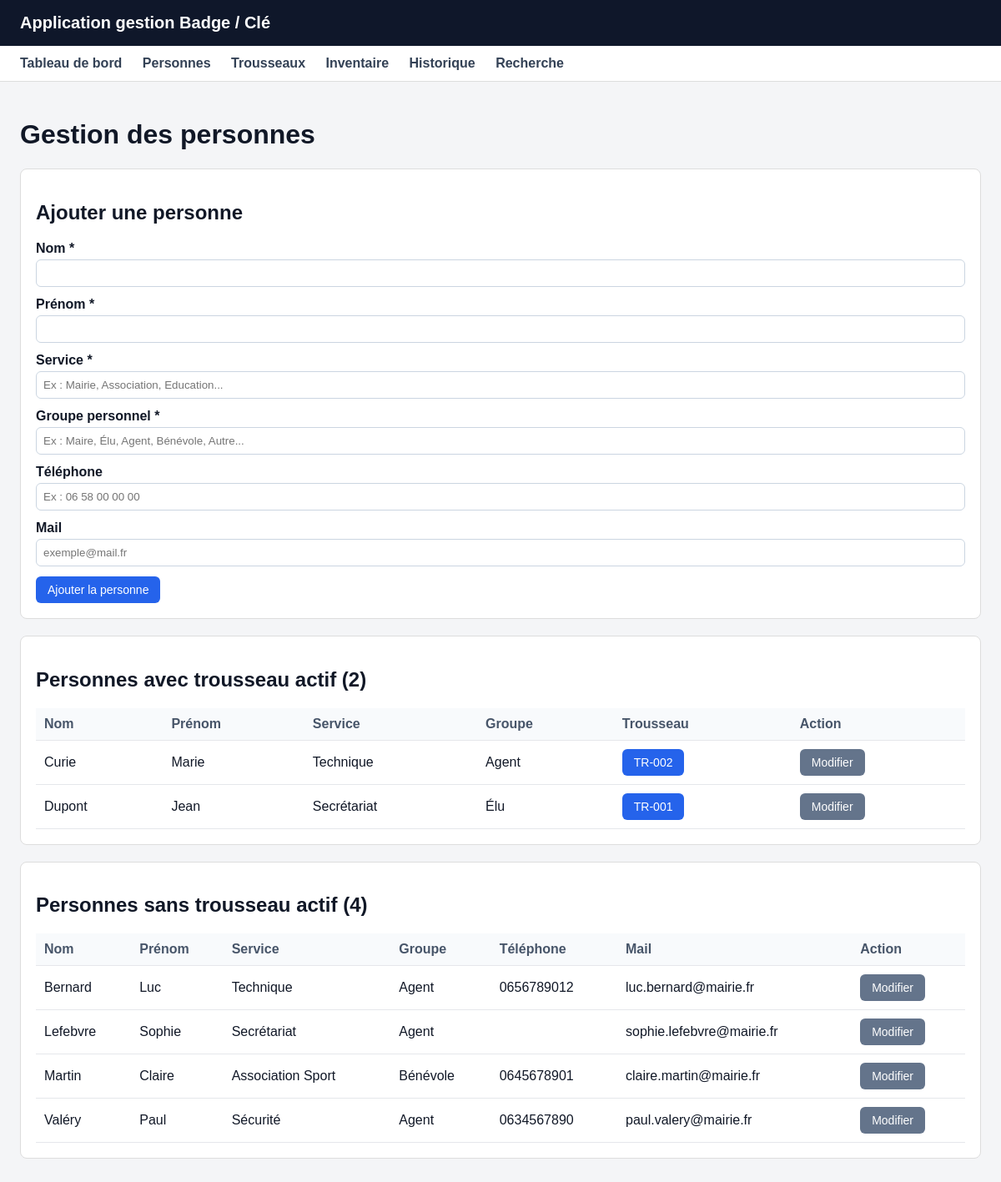
The app's page /personnes.php with its own data.
### tables this page shows
CREATE TABLE IF NOT EXISTS `personnes` (
  `id_personne` int NOT NULL AUTO_INCREMENT COMMENT 'Clé primaire de la table personne',
  `nom` varchar(100) NOT NULL COMMENT 'Nom de la personne ',
  `prenom` varchar(100) NOT NULL COMMENT 'Prénom de la personne',
  `service` varchar(100) NOT NULL COMMENT 'Service de la personne mairie,association ect ',
  `groupe_personnel` varchar(100) NOT NULL COMMENT 'sous catégorie de service (technicien, secrétaire, comptable, professeur )',
  `telephone` varchar(100) DEFAULT NULL COMMENT 'Numéro de téléphone de la personne (NULL possible)',
  `mail` varchar(100) DEFAULT NULL COMMENT 'Mail de la personne (NULL possible)',
  PRIMARY KEY (`id_personne`)
);

CREATE TABLE IF NOT EXISTS `trousseaux` (
  `id_trousseau` int NOT NULL AUTO_INCREMENT COMMENT 'Clé primaire du trousseau',
  `numero_trousseau` varchar(50) NOT NULL COMMENT 'Numéro unique du trousseau, exemple : TR-001',
  `statut` varchar(50) NOT NULL DEFAULT 'Disponible' COMMENT 'Statut du trousseau : Disponible, Attribué, Perdu',
  `commentaire` text COMMENT 'Commentaire éventuel sur le trousseau',
  PRIMARY KEY (`id_trousseau`),
  UNIQUE KEY `numero_trousseau` (`numero_trousseau`)
);

### personnes.php (the view, shortened to what this page needs)
<?php
require_once 'config/database.php';
include 'includes/header.php';
try {
    $requeteListePersonnes = $pdo->query("
        SELECT
            p.*,
            t.id_trousseau,
            t.numero_trousseau,
            t.statut AS statut_trousseau
        FROM personnes p
        LEFT JOIN historique_trousseaux h
            ON p.id_personne = h.id_personne
            AND h.date_restitution IS NULL
        LEFT JOIN trousseaux t
            ON h.id_trousseau = t.id_trousseau
            AND t.statut = 'Attribué'
        ORDER BY p.nom, p.prenom
    ");
    $personnes = $requeteListePersonnes->fetchAll(PDO::FETCH_ASSOC);
    $personnes_avec    = array_filter($personnes, fn($p) => !empty($p['id_trousseau']));
    $personnes_sans    = array_filter($personnes, fn($p) => empty($p['id_trousseau']));
} catch (PDOException $e) {
    die("Erreur SQL : " . $e->getMessage());
}
?>
<h1>Gestion des personnes</h1>
<div class="card">
    <h2>Ajouter une personne</h2>
    <form method="POST" action="personnes.php">
        <label>Nom *</label>
        <input type="text" name="nom" required>
        <label>Prénom *</label>
        <input type="text" name="prenom" required>
        <label>Service *</label>
        <input type="text" name="service" placeholder="Ex : Mairie, Association, Education..." required>
        <label>Groupe personnel *</label>
        <input type="text" name="groupe_personnel" placeholder="Ex : Maire, Élu, Agent, Bénévole, Autre..." required>
        <label>Téléphone</label>
        <input type="text" name="telephone" placeholder="Ex : 06 58 00 00 00">
        <label>Mail</label>
        <input type="email" name="mail" placeholder="exemple@mail.fr">
        <button type="submit" class="btn">Ajouter la personne</button>
    </form>
</div>
<div class="card">
    <h2>Personnes avec trousseau actif (<?= count($personnes_avec) ?>)</h2>
    <?php if (empty($personnes_avec)) : ?>
        <p>Aucune personne avec un trousseau actuellement attribué.</p>
    <?php else : ?>
        <table>
            <thead>
                <tr>
                    <th>Nom</th>
                    <th>Prénom</th>
                    <th>Service</th>
                    <th>Groupe</th>
                    <th>Trousseau</th>
                    <th>Action</th>
                </tr>
            </thead>
            <tbody>
                <?php foreach ($personnes_avec as $personne) : ?>
                    <tr>
                        <td><?= htmlspecialchars($personne['nom']) ?></td>
                        <td><?= htmlspecialchars($personne['prenom']) ?></td>
                        <td><?= htmlspecialchars($personne['service']) ?></td>
                        <td><?= htmlspecialchars($personne['groupe_personnel']) ?></td>
                        <td>
                            <a href="fiche_trousseau.php?id=<?= (int)$personne['id_trousseau'] ?>" class="btn">
                                <?= htmlspecialchars($personne['numero_trousseau']) ?>
                            </a>
                        </td>
                        <td>
                            <a href="modifier_personne.php?id=<?= urlencode($personne['id_personne']) ?>" class="btn btn-secondary">
                                Modifier
                            </a>
                        </td>
                    </tr>
                <?php endforeach; ?>
            </tbody>
        </table>
    <?php endif; ?>
</div>
<div class="card">
    <h2>Personnes sans trousseau actif (<?= count($personnes_sans) ?>)</h2>
    <?php if (empty($personnes_sans)) : ?>
        <p>Toutes les personnes ont un trousseau attribué.</p>
    <?php else : ?>
        <table>
            <thead>
                <tr>
                    <th>Nom</th>
                    <th>Prénom</th>
                    <th>Service</th>
                    <th>Groupe</th>
                    <th>Téléphone</th>
                    <th>Mail</th>
                    <th>Action</th>
                </tr>
            </thead>
            <tbody>
                <?php foreach ($personnes_sans as $personne) : ?>
                    <tr>
                        <td><?= htmlspecialchars($personne['nom']) ?></td>
                        <td><?= htmlspecialchars($personne['prenom']) ?></td>
                        <td><?= htmlspecialchars($personne['service']) ?></td>
                        <td><?= htmlspecialchars($personne['groupe_personnel']) ?></td>
                        <td><?= htmlspecialchars($personne['telephone'] ?? '') ?></td>
                        <td><?= htmlspecialchars($personne['mail'] ?? '') ?></td>
                        <td>
                            <a href="modifier_personne.php?id=<?= urlencode($personne['id_personne']) ?>" class="btn btn-secondary">
                                Modifier
                            </a>
                        </td>
                    </tr>
                <?php endforeach; ?>
            </tbody>
        </table>
    <?php endif; ?>
</div>
<?php include 'includes/footer.php'; ?>

### assets/css/style.css (style rules this page uses)
body { margin: 0; font-family: Arial, sans-serif; background-color: #f4f5f7; color: #111827; }
.card { background: white; border: 1px solid #ddd; border-radius: 8px; padding: 18px; margin-bottom: 20px; }
.btn { display: inline-block; background-color: #2563eb; color: white; padding: 8px 14px; text-decoration: none; border-radius: 6px; border: none; cursor: pointer; font-size: 0.875rem; }
.btn-secondary { background-color: #64748b; }
table { width: 100%; border-collapse: collapse; background: white; }
th, td { border-bottom: 1px solid #e5e7eb; padding: 10px; text-align: left; }
th { background-color: #f8fafc; color: #475569; }
input, select, textarea { width: 100%; padding: 8px; margin-top: 4px; margin-bottom: 12px; border: 1px solid #cbd5e1; border-radius: 6px; box-sizing: border-box; }
label { font-weight: bold; display: block; }

### records on screen
personnes: nom "Curie", prenom "Marie", service "Technique", groupe_personnel "Agent", trousseaux.numero_trousseau "TR-002"
personnes: nom "Dupont", prenom "Jean", service "Secrétariat", groupe_personnel "Élu", trousseaux.numero_trousseau "TR-001"
personnes: nom "Bernard", prenom "Luc", service "Technique", groupe_personnel "Agent", telephone "0656789012", mail "luc.bernard@mairie.fr"
personnes: nom "Lefebvre", prenom "Sophie", service "Secrétariat", groupe_personnel "Agent", mail "sophie.lefebvre@mairie.fr"
personnes: nom "Martin", prenom "Claire", service "Association Sport", groupe_personnel "Bénévole", telephone "0645678901", mail "claire.martin@mairie.fr"
personnes: nom "Valéry", prenom "Paul", service "Sécurité", groupe_personnel "Agent", telephone "0634567890", mail "paul.valery@mairie.fr"

### other values on screen
count($personnes_avec) "2"
count($personnes_sans) "4"
